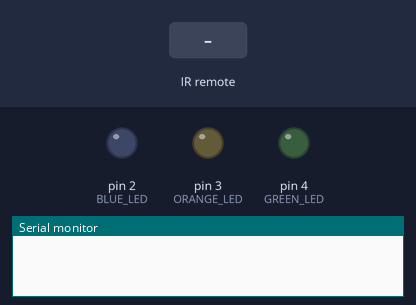
The sketch below on a simulated Arduino Uno, built with avr-gcc and run on an emulated ATmega328P. On the bench: output pins drawn as LEDs (lit = HIGH), the last lines printed to the serial monitor. The test bench sets the inputs (shaded band).

Above: at 1.2 s.
1.3 s: infrared code 0xA received
At 2.1 s:
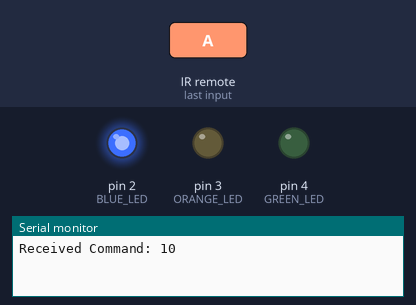
2.8 s: infrared code 0xC received
At 3.3 s:
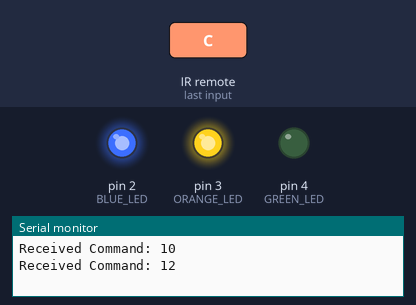
4.3 s: infrared code 0xB received
At 5.5 s:
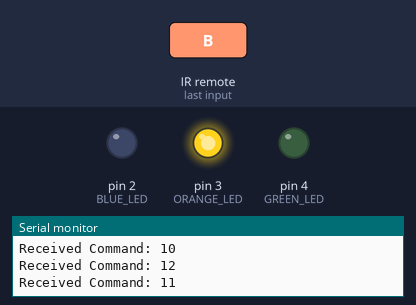
5.8 s: infrared code 0xE received
At 6.8 s:
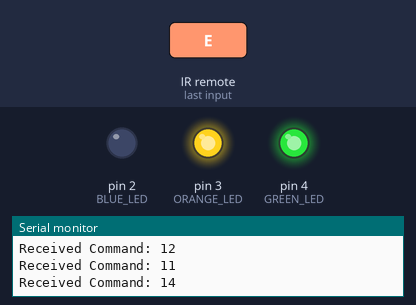
7.3 s: infrared code 0xD received
At 7.9 s:
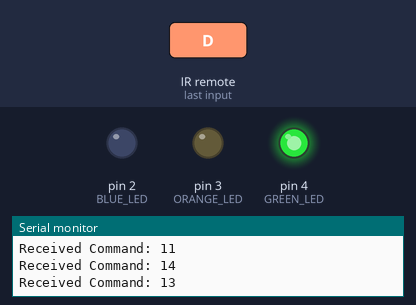
8.8 s: infrared code 0xF received
At 9.1 s:
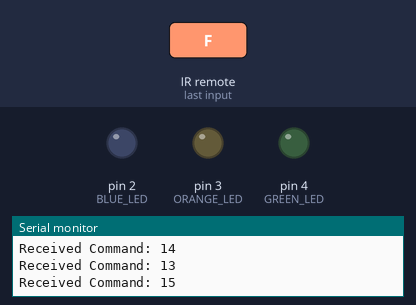
Timing chart, 0 to 11.3 s (numbered marks = the images above; inputs shaded):
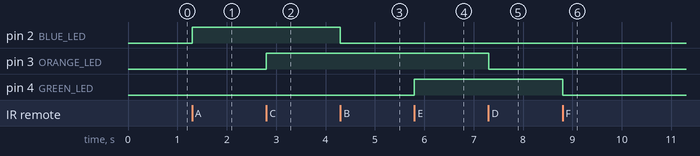

Measured:
- after the input at 1.3 s, pin 2 (BLUE_LED): LOW → HIGH at once
- after the input at 2.8 s, pin 3 (ORANGE_LED): LOW → HIGH at once
- after the input at 4.3 s, pin 2 (BLUE_LED): HIGH → LOW at once
- after the input at 5.8 s, pin 4 (GREEN_LED): LOW → HIGH at once
- after the input at 7.3 s, pin 3 (ORANGE_LED): HIGH → LOW at once
- after the input at 8.8 s, pin 4 (GREEN_LED): HIGH → LOW at once

The sketch:

code.ino
```cpp
#include <IRremote.hpp>

#define IR_PIN 12  // IR Receiver connected to pin 12
#define BLUE_LED 2
#define ORANGE_LED 3
#define GREEN_LED 4

void setup() {
    Serial.begin(9600);
    IrReceiver.begin(IR_PIN, ENABLE_LED_FEEDBACK);  // Start the IR receiver

    pinMode(BLUE_LED, OUTPUT);
    pinMode(ORANGE_LED, OUTPUT);
    pinMode(GREEN_LED, OUTPUT);
}

void loop() {
    if (IrReceiver.decode()) {
        int command = IrReceiver.decodedIRData.command; // Get received command
        Serial.print("Received Command: ");
        Serial.println(command); // Print the command for debugging

        switch (command) {
            case 10: // Change these values based on Serial Monitor output
                digitalWrite(BLUE_LED, HIGH);
                break;
            case 11:
                digitalWrite(BLUE_LED, LOW);
                break;
            case 12:
                digitalWrite(ORANGE_LED, HIGH);
                break;
            case 13:
                digitalWrite(ORANGE_LED, LOW);
                break;
            case 14:
                digitalWrite(GREEN_LED, HIGH);
                break;
            case 15:
                digitalWrite(GREEN_LED, LOW);
                break;
            default:
                Serial.println("Unknown command");
                break;
        }

        IrReceiver.resume(); // Continue receiving next signal
    }
}
```
